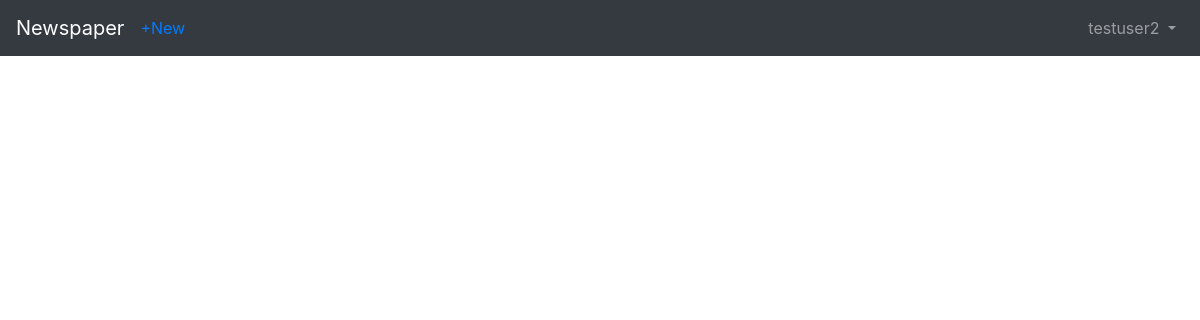
/articles/ (signed in), run on an earlier commit of the app's database.
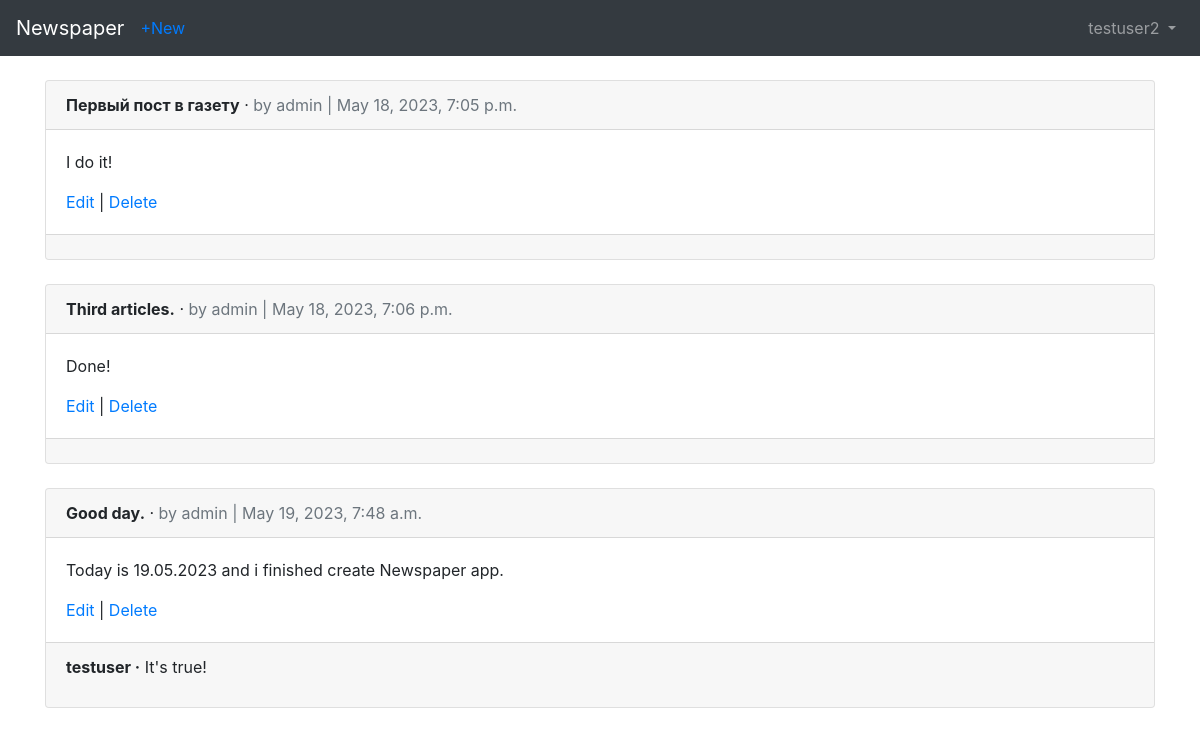
And on a later commit of the database.
### users/models.py (models this page shows)
class CustomUser(AbstractUser):
    age = models.PositiveIntegerField(default=0)

### articles/models.py (models this page shows, shortened)
class Article(models.Model):
    title = models.CharField(max_length=255)
    body = models.TextField()
    date = models.DateTimeField(auto_now_add=True)
    author = models.ForeignKey(
        settings.AUTH_USER_MODEL,
        on_delete=models.CASCADE,
    )

class Comment(models.Model):
    article = models.ForeignKey(
        Article,
        on_delete=models.CASCADE,
        related_name='comments'
        )
    comment = models.CharField(max_length=200)
    author = models.ForeignKey(
        settings.AUTH_USER_MODEL,
        on_delete=models.CASCADE,
    )
    def __str__(self):
        return self.comment

### articles/views.py (the view)
# urls.py: path('', views.ArticleListView.as_view(), name='article_list'),
class ArticleListView(LoginRequiredMixin, ListView):
    model = models.Article
    template_name = 'article_list.html'
    login_url = 'login'

### templates/article_list.html (shortened to what this page needs)
{% extends 'base.html' %}
{% block content %}
    {% for article in object_list %}
    <div class="card">
        <div class="card-header">
            <span class="font-weight-bold">{{ article.title }}</span> &middot;
            <span class="text-muted">by {{ article.author }} | {{ article.date }}</span>
        </div>
        <div class="card-body">
            <p>{{ article.body }}</p>
            <a href="{% url 'article_edit' article.pk %}">Edit</a> |
            <a href="{% url 'article_delete' article.pk %}">Delete</a>
        </div>
        <div class="card-footer">
            {% for comment in article.comments.all %}
            <p>
                <span class="font-weight-bold">{{ comment.author }} &middot;</span>
                {{ comment }}
            </p>
            {% endfor %}
        </div>
    </div>
    <br />
    {% endfor %}
{% endblock content %}

### templates/base.html (shortened to what this page needs)
<!doctype html>
<html lang="en">
    <head>
        <link rel="stylesheet" href="https://maxcdn.bootstrapcdn.com/bootstrap/4.0.0\
/css/bootstrap.min.css" integrity="sha384-Gn5384xqQ1aoWXA+058RXPxPg6fy4IWvTNh0E2\
63XmFcJlSAwiGgFAW/dAiS6JXm">
        <link rel="stylesheet" href="https://stackpath.bootstrapcdn.com/bootstrap/4.1.2/css/bootstrap.min.css">
    </head>
    <body>
        <nav class="navbar navbar-expand-md navbar-dark bg-dark mb-4">
            <a class="navbar-brand" href="{% url 'home' %}">Newspaper</a>
            {% if user.is_authenticated %}
            <ul class="navbar-nav mr-auto">
                <li class="nav-item"><a href="{% url 'article_new' %}">+New</a></li>
            </ul>
            {% endif %}
        <div class="collapse navbar-collapse" id="navbarCollapse">
            {% if user.is_authenticated %}
                <ul class="navbar-nav ml-auto">
                    <li class="nav-item">
                        <a class="nav-link dropdown-toggle" href="#" id="userMenu" data-toggle="dropdown" aria-haspopup="true" aria-expanded="false">
                            {{ user.username }}
                        </a>
                    </li>
                </ul>
            {% else %}
                <form class="form-inline ml-auto">
                    <a href="{% url 'login' %}" class="btn btn-outline-secondary">Log in</a>
                    <a href="{% url 'signup' %}" class="btn btn-primary ml-2">Sign up</a>
                </form>
            {% endif %}
        </div>
        </nav>
        <div class="container">
            {% block content %}
            {% endblock %}
        </div>
        </body>
</html>

What changed in the data, as far as the page shows it:
added Article: title "Первый пост в газету", author "admin", date "May 18, 2023, 7:05 p.m.", body "I do it!"
added Article: title "Third articles.", author "admin", date "May 18, 2023, 7:06 p.m.", body "Done!"
added Article: title "Good day.", author "admin", date "May 19, 2023, 7:48 a.m.", body "Today is 19.05.2023 and i finished create Newspaper app."
added Comment: author "testuser", comment "It's true!"
